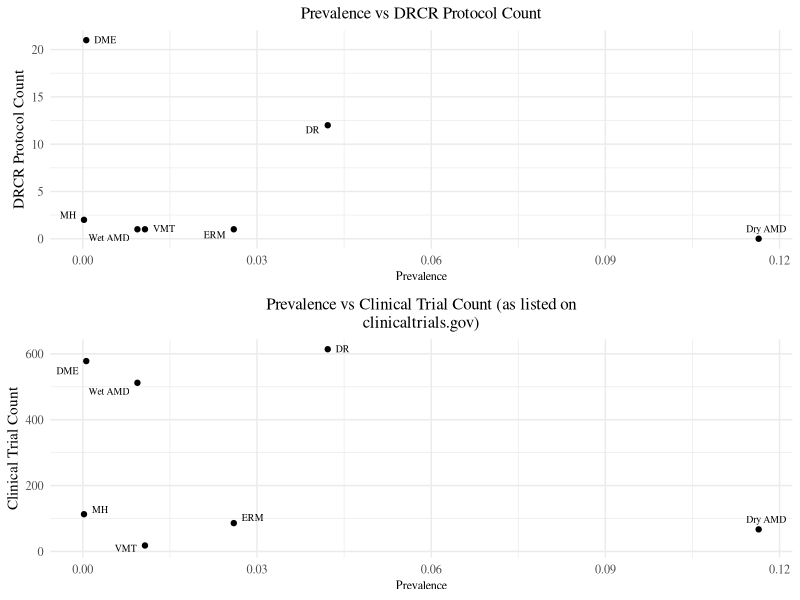
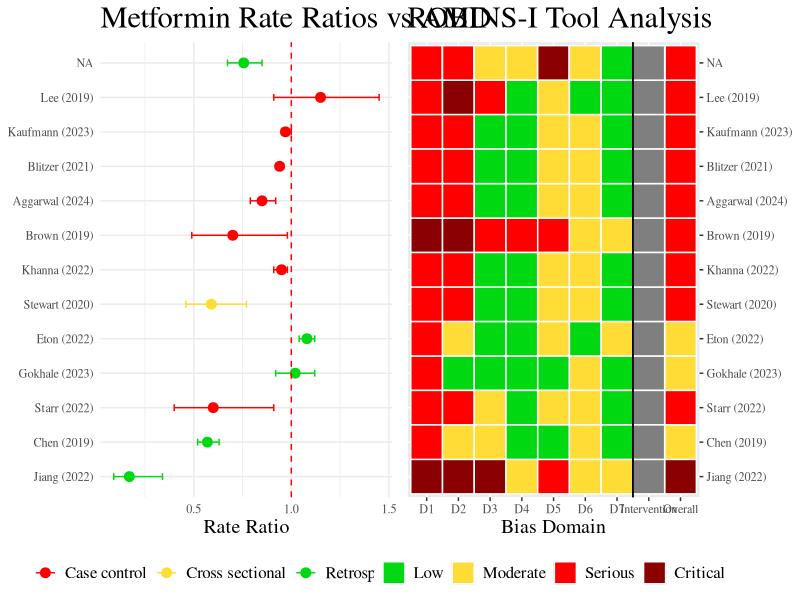

Write R code to recreate these figures, in order.
## ---- chunk 1
library(ggplot2)
library(dplyr)
library(ggrepel)
library(tidyr)
library(stringr)
library(egg)

## ---- chunk 2
prevalence_dict <- c(DR = 0.285 * 0.148, DME = 0.027 * 0.148 * 0.148, ERM = 0.026, VMT = 0.0107, RR = NULL, MH = 0.0002, Wet_AMD = 0.0094, Dry_AMD = 0.1164)

clinical_dict <- c(DR = 614, DME = 578, ERM = 86, VMT = 18, RR = 11, MH = 113, Wet_AMD = 512, Dry_AMD = 67)
## ---- chunk 3
protocol_df <- read.csv('drcrprotocols.csv')
protocol_df <- subset(protocol_df, Disease != 'MISC')

formatted_prevalence_df <- protocol_df %>%
  group_by(Disease) %>%
  summarise(Number_of_Rows = n())

dry_amd_row = data.frame(Disease = 'Dry_AMD', Number_of_Rows = 0)
formatted_prevalence_df <- rbind(formatted_prevalence_df, dry_amd_row)
formatted_prevalence_df$Prevalence <- prevalence_dict[match(formatted_prevalence_df$Disease, names(prevalence_dict))]
formatted_prevalence_df$Clinical_Trials_Count <- clinical_dict[match(formatted_prevalence_df$Disease, names(clinical_dict))]

formatted_prevalence_df <- formatted_prevalence_df %>%
  rename(DRCR_Protocol_Count = Number_of_Rows)
formatted_prevalence_df <- formatted_prevalence_df %>%
  mutate(Disease = gsub("_", " ", Disease))

common_theme <- theme_minimal() +
  theme(
    text = element_text(family = "serif"),
    plot.title = element_text(size = rel(1.1), hjust = 0.5),  
    axis.title.x = element_text(size = rel(0.8)),
    axis.title.y = element_text(size = rel(1))
  )

plt1 <- ggplot(formatted_prevalence_df, aes(x = Prevalence, y = DRCR_Protocol_Count, label = Disease)) +
  geom_point(size = 1.5) +
  geom_text_repel(box.padding = 0.3, segment.color = NA, size = 2.5, family = "serif") +
  labs(title = 'Prevalence vs DRCR Protocol Count',
       x = 'Prevalence',
       y = 'DRCR Protocol Count') + 
  common_theme 

plt2 <- ggplot(formatted_prevalence_df, aes(x = Prevalence, y = Clinical_Trials_Count, label = Disease)) + 
  geom_point(size = 1.5) +
  geom_text_repel(box.padding = 0.3, segment.color = NA, size = 2.5, family = "serif") +  
  labs(title = NULL,  # Remove the title from labs
       x = 'Prevalence', 
       y = 'Clinical Trial Count') + 
  ggtitle(str_wrap('Prevalence vs Clinical Trial Count (as listed on clinicaltrials.gov)', width = 60)) +
  common_theme

ggarrange(plt1, plt2, nrow = 2)

## ---- chunk 4

drcrrates <-read.csv('drcrrates.csv')
study_order <- c('Jiang (2022)', 'Chen (2019)', 'Starr (2022)', 'Gokhale (2023)', 'Eton (2022)',
                 'Stewart (2020)', 'Khanna (2022)',
                 'Brown (2019)', 'Aggarwal (2024)', 'Blitzer (2021)', 'Kaufmann (2023)', 'Lee (2019)')

type_order <- c('Case control', 'Cross sectional', 'Retrospective cohort')


drcrrates$Paper <- factor(drcrrates$Paper, levels = study_order, ordered = TRUE)
drcrrates$Type <- factor(drcrrates$Type, levels = type_order, ordered = TRUE)

common_theme <- theme_minimal() +
  theme(
    text = element_text(family = "serif"),
    plot.title = element_text(size = rel(2)),  
    axis.title.x = element_text(size = rel(1.3)),
    axis.title.y = element_text(size = rel(1.3))
  )

rates <- ggplot(drcrrates, aes(x = Rate.ratio, y = Paper, color = Type)) +
  geom_point(position = position_dodge(width = 0.5), size = 3) +
  geom_errorbarh(aes(xmin = Lower, xmax = Upper, height = 0.2), position = position_dodge(width = 0.5)) +
  labs(title = 'Metformin Rate Ratios vs AMD',
       x = 'Rate Ratio',
       y = NULL,
       color = 'Study Type') +
  geom_vline(xintercept = 1, linetype = 'dashed', color = 'red') +
  common_theme +
  theme(legend.position = 'bottom',
        legend.title = element_blank(),
        legend.text = element_text(size = rel(1.1)),
        ) +
  scale_color_manual(values = c('red','#FFDC36', '#00D811'))

## ---- chunk 5

bias_df = read.csv('drcrbias.csv')

bias_df$Study <- factor(bias_df$Study, levels = study_order, ordered = TRUE)
df_dropped <- bias_df %>% select(-Type)
df_melted <- df_dropped %>%
  gather(key = "Bias_Type", value = "Bias_Level", -Study)

overall_bolder = c(rep(0, 7), 1)

color_map <- c('Low' = '#00D811', 'Moderate' = '#FFDC36', 'Serious' = 'red', 'Critical' = 'darkred')

bias <- ggplot(df_melted, aes(x = Bias_Type, y = Study, fill = Bias_Level)) +
  geom_tile(color = "white", size = 0.5) +
  scale_fill_manual(values = color_map, limits = c('Low', 'Moderate', 'Serious', 'Critical')) +
  geom_vline(xintercept = 7.501, linetype = 'solid') + 
  geom_vline(xintercept = 7.499, linetype = 'solid') +
  labs(title = 'ROBINS-I Tool Analysis', x = 'Bias Domain', y = NULL) +
  theme(
    legend.position = "bottom",
    legend.title = element_blank(),
    axis.text.x = element_text(face = "plain"),
    text = element_text(family = "serif"),
    plot.title = element_text(size = rel(2)),  
    axis.title.x = element_text(size = rel(1.3)),
    axis.title.y = element_text(size = rel(1.3)),
    legend.text = element_text(size = rel(1.1))
    )
## ---- chunk 6
bias <- bias +
  labs(title = 'ROBINS-I Tool Analysis', x = 'Bias Domain', y = NULL) + scale_y_discrete(position = "right")

rates <- rates + labs(title = 'Metformin Rate Ratios vs AMD', x = 'Rate Ratio', y = NULL)
plot <- ggarrange(rates, bias, ncol = 2)
